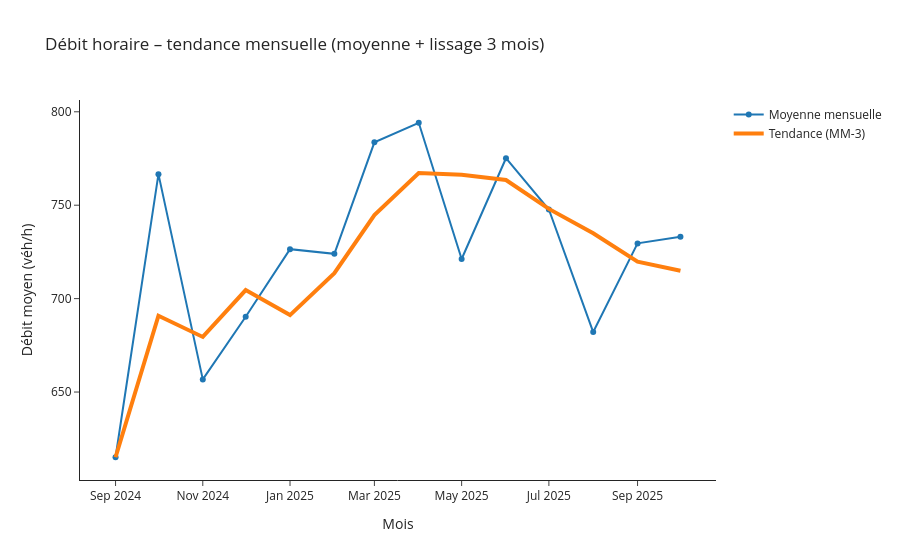

The code cell stored with this chart in its notebook:
### Code cell
mensuel = (df_axe
           .set_index('Date et heure de comptage')
           .resample('MS')['Débit horaire']
           .mean()
           .to_frame('debit_moyen')
           .reset_index())

mensuel['trend_3m'] = mensuel['debit_moyen'].rolling(3, min_periods=1).mean()

fig = go.Figure()
fig.add_trace(go.Scatter(
    x=mensuel['Date et heure de comptage'], y=mensuel['debit_moyen'],
    mode='lines+markers', name='Moyenne mensuelle'
))
fig.add_trace(go.Scatter(
    x=mensuel['Date et heure de comptage'], y=mensuel['trend_3m'],
    mode='lines', name='Tendance (MM-3)', line=dict(width=4)
))

fig.update_layout(
    title="Débit horaire – tendance mensuelle (moyenne + lissage 3 mois)",
    xaxis_title="Mois",
    yaxis_title="Débit moyen (véh/h)",
    template="simple_white",
    hovermode="x unified"
)
fig.show()

### Figure 1 — Plotly figure (JSON) as saved in the notebook; plotly's stock layout.template omitted (floating-point values rounded to 4 significant figures)
{"data": [{"mode": "lines+markers", "name": "Moyenne mensuelle", "type": "scatter", "x": ["2024-09-01T00:00:00.000000000", "2024-10-01T00:00:00.000000000", "2024-11-01T00:00:00.000000000", "2024-12-01T00:00:00.000000000", "2025-01-01T00:00:00.000000000", "2025-02-01T00:00:00.000000000", "2025-03-01T00:00:00.000000000", "2025-04-01T00:00:00.000000000", "2025-05-01T00:00:00.000000000", "2025-06-01T00:00:00.000000000", "2025-07-01T00:00:00.000000000", "2025-08-01T00:00:00.000000000", "2025-09-01T00:00:00.000000000", "2025-10-01T00:00:00.000000000"], "y": [615.1, 766.6, 656.8, 690.3, 726.5, 724.0, 783.7, 794.1, 721.2, 775.1, 747.7, 682.1, 729.6, 733.1]}, {"line": {"width": 4}, "mode": "lines", "name": "Tendance (MM-3)", "type": "scatter", "x": ["2024-09-01T00:00:00.000000000", "2024-10-01T00:00:00.000000000", "2024-11-01T00:00:00.000000000", "2024-12-01T00:00:00.000000000", "2025-01-01T00:00:00.000000000", "2025-02-01T00:00:00.000000000", "2025-03-01T00:00:00.000000000", "2025-04-01T00:00:00.000000000", "2025-05-01T00:00:00.000000000", "2025-06-01T00:00:00.000000000", "2025-07-01T00:00:00.000000000", "2025-08-01T00:00:00.000000000", "2025-09-01T00:00:00.000000000", "2025-10-01T00:00:00.000000000"], "y": [615.1, 690.9, 679.5, 704.6, 691.2, 713.6, 744.7, 767.3, 766.3, 763.5, 748.0, 735.0, 719.8, 714.9]}], "layout": {"hovermode": "x unified", "title": {"text": "Débit horaire – tendance mensuelle (moyenne + lissage 3 mois)"}, "xaxis": {"title": {"text": "Mois"}}, "yaxis": {"title": {"text": "Débit moyen (véh/h)"}}}}
